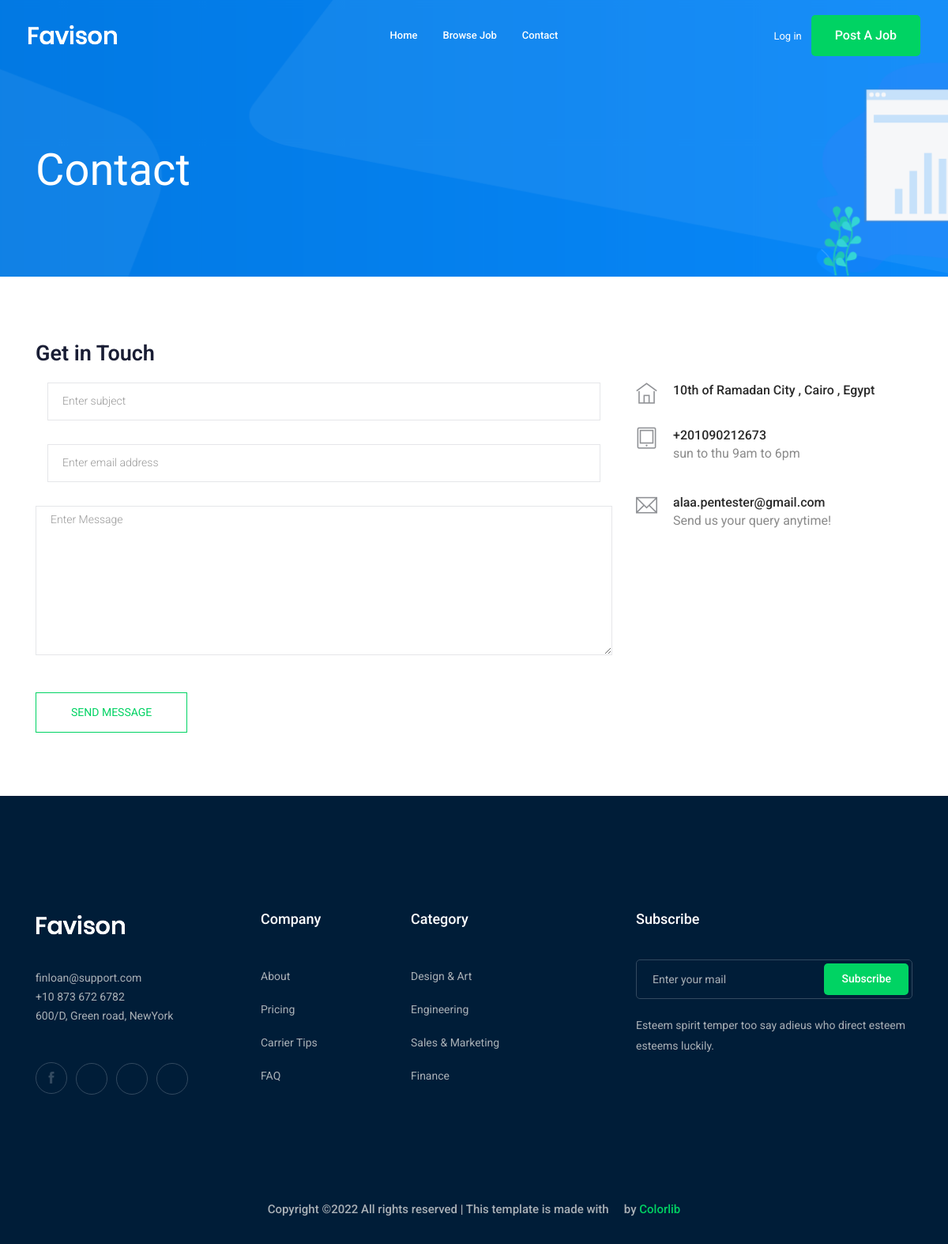
The page /contact-us/ on the database its author committed.
### contact/models.py (models this page shows, shortened)
class Info(models.Model):
    place = models.CharField(max_length = 50)
    phone_number = models.CharField(max_length= 20)
    email = models.EmailField(max_length = 50)
    class Meta:
        verbose_name = ("Info")
        verbose_name_plural = ("Infos")

### contact/views.py (the view, shortened to what this page needs)
# urls.py: path('', views.send_message ,name='contact'),
def send_message(request):
    myinfo = Info.objects.first()
    return render(request,'contact/contact.html', {'myinfo':myinfo})

### contact/templates/contact/contact.html (shortened to what this page needs)
{% extends 'base.html' %}
{% block body %}
    <div class="bradcam_area bradcam_bg_1">
        <div class="container">
            <div class="row">
                <div class="col-xl-12">
                    <div class="bradcam_text">
                        <h3>contact</h3>
                    </div>
                </div>
            </div>
        </div>
    </div>
  <section class="contact-section section_padding">
    <div class="container">
      <div class="row">
        <div class="col-12">
          <h2 class="contact-title">Get in Touch</h2>
        </div>
        <div class="col-lg-8">
          <form class="form-contact contact_form"  method="post" >
          <div class="col-12">
            <div class="form-group">
                 <input class="form-control" name="subject"   onfocus="this.placeholder = ''" onblur="this.placeholder = 'Enter subject'" placeholder = 'Enter subject'>
            </div>
            <div class="form-group">
                  <input class="form-control" name="email" onfocus="this.placeholder = ''" onblur="this.placeholder = 'Enter email address'" placeholder = 'Enter email address'>
            </div>
          </div>
            <div class="row">
              <div class="col-12">
                <div class="form-group">
                    <textarea class="form-control w-100" name="message"  cols="30" rows="9" onfocus="this.placeholder = ''" onblur="this.placeholder = 'Enter Message'" placeholder = 'Enter Message'></textarea>
                </div>
              </div>
              <div class="col-sm-6">
              </div>
            </div>
            <div class="form-group mt-3">
              <button type="submit" class="button button-contactForm btn_4 boxed-btn">Send Message</button>
            </div>
          </form>
        </div>
        <div class="col-lg-4">
          <div class="media contact-info">
            <span class="contact-info__icon"><i class="ti-home"></i></span>
            <div class="media-body">
              <h3>{{myinfo.place}}</h3>
            </div>
          </div>
          <div class="media contact-info">
            <span class="contact-info__icon"><i class="ti-tablet"></i></span>
            <div class="media-body">
              <h3>{{myinfo.phone_number}}</h3>
              <p>sun to thu 9am to 6pm</p>
            </div>
          </div>
          <div class="media contact-info">
            <span class="contact-info__icon"><i class="ti-email"></i></span>
            <div class="media-body">
              <h3>{{myinfo.email}}</h3>
              <p>Send us your query anytime!</p>
            </div>
          </div>
        </div>
      </div>
    </div>
  </section>
{% endblock body %}

### rows shown on the page
Info: place "10th of Ramadan City , Cairo , Egypt", phone_number "+201090212673", email "alaa.pentester@gmail.com"
